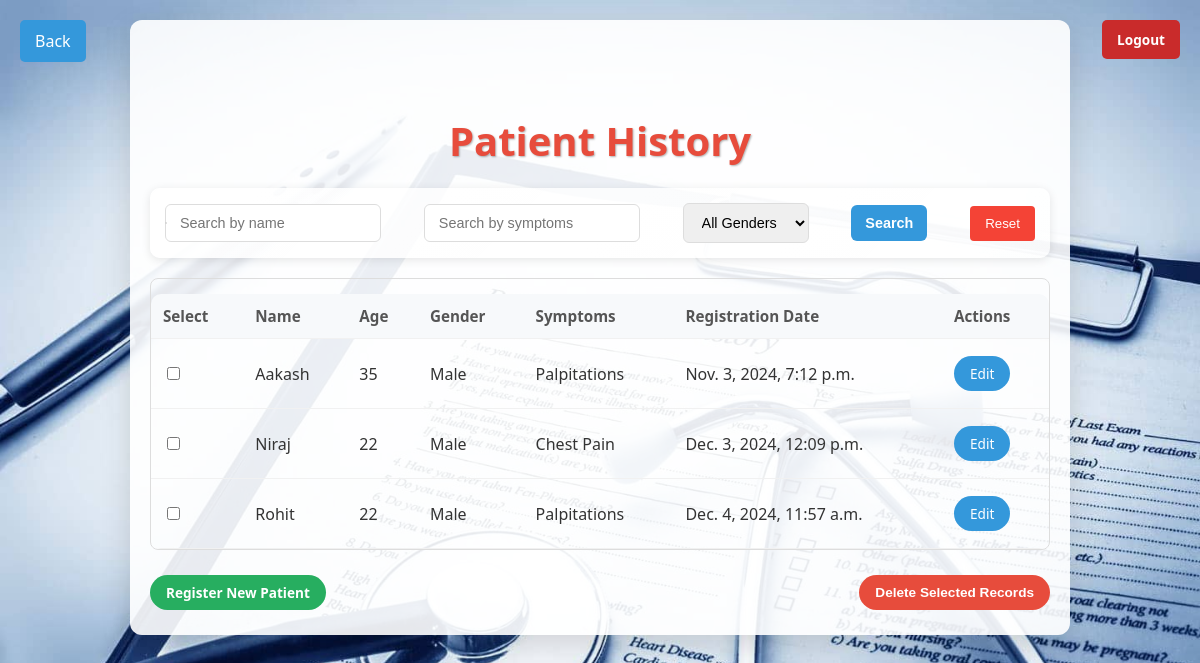
/users/history/ (signed in), run on the app's committed database.
### users/models.py (models this page shows, shortened)
class Patient(models.Model):
    name = models.CharField(max_length=100)
    age = models.IntegerField()
    gender = models.CharField(max_length=10)
    symptoms = models.TextField()
    registration_date = models.DateTimeField(auto_now_add=True)

### users/views.py (the view)
# urls.py: path('history/', views.history, name='history'),
@login_required
def history(request):
    search_query = request.GET.get('search', '')
    symptoms_query = request.GET.get('symptoms', '')
    gender_filter = request.GET.get('gender', '')
    patients = Patient.objects.all()
    if search_query:
        patients = patients.filter(name__icontains=search_query)
    if symptoms_query:
        patients = patients.filter(symptoms__icontains=symptoms_query)
    if gender_filter:
        patients = patients.filter(gender=gender_filter)
    context = {
        'patients': patients,
        'search_query': search_query,
        'symptoms_query': symptoms_query,
        'gender_filter': gender_filter,
    }
    return render(request, 'history.html', context)

### templates/users/history.html (shortened to what this page needs)
<!DOCTYPE html>
<html lang="en">
<head>
    {% load static %}
    <link rel="stylesheet" href="{% static 'css/patient_history.css' %}">
</head>
<body>
    <a href="{% url 'successfully_logged_in' %}" class="back-btn">Back</a>
    <a href="{% url 'logout' %}" class="logout-btn">Logout</a>
    <div class="container">
        <h2>Patient History</h2>
        <form id="searchForm" class="search-form" method="GET" action="{% url 'history' %}">
            <input type="text" id="search" name="search" placeholder="Search by name" value="{{ search_query }}" oninput="fetchSuggestions()">
            <input type="text" id="symptoms" name="symptoms" placeholder="Search by symptoms" value="{{ symptoms_query }}">
            <div id="suggestions" class="suggestions-box"></div>
            <select name="gender">
                <option value="">All Genders</option>
            </select>
            <button type="submit">Search</button>
            <input type="button" value="Reset" class="reset-button" id="resetButton">
        </form>
        <form method="POST" action="{% url 'delete_patients' %}">
            <div class="table-wrapper">
                <table>
                    <thead>
                        <tr>
                            <th>Select</th>
                            <th>Name</th>
                            <th>Age</th>
                            <th>Gender</th>
                            <th>Symptoms</th>
                            <th>Registration Date</th>
                            <th>Actions</th>
                        </tr>
                    </thead>
                    <tbody>
                        {% for patient in patients %}
                            <tr>
                                <td><input type="checkbox" name="patient_ids" value="{{ patient.id }}"></td>
                                <td>{{ patient.name }}</td>
                                <td>{{ patient.age }}</td>
                                <td>{{ patient.gender }}</td>
                                <td>{{ patient.symptoms }}</td>
                                <td>{{ patient.registration_date }}</td>
                                <td>
                                    <div class="table-actions">
                                        <a href="{% url 'edit_patient' patient.id %}">Edit</a>
                                    </div>
                                </td>
                            </tr>
                        {% empty %}
                            <tr>
                                <td colspan="7" style="text-align: center; color: #888;">No patients found.</td>
                            </tr>
                        {% endfor %}
                    </tbody>
                </table>
            </div>
            <div class="action-buttons">
                <a href="{% url 'patient_entry' %}">Register New Patient</a>
                <button type="submit" class="delete-button">Delete Selected Records</button>
            </div>
        </form>
    </div>
</body>
</html>

### static/css/patient_history.css (style rules this page uses)
body { font-family: 'Segoe UI', Tahoma, Geneva, Verdana, sans-serif; margin: 0; padding: 0; background-image: url('/static/images/medical_records.jpg'); background-size: cover; background-attachment: fixed; color: #444; }
.container { max-width: 900px; margin: 20px auto; padding: 20px; background: rgba(255, 255, 255, 0.9); border-radius: 12px; box-shadow: 0 10px 30px rgba(0, 0, 0, 0.15); position: relative; overflow: hidden; transition: transform 0.3s ease; }
h2 { text-align: center; color: #e74c3c; margin-bottom: 20px; font-size: 2.5rem; font-weight: bold; text-shadow: 1px 1px 2px rgba(0, 0, 0, 0.3); }
.logout-btn { position: absolute; top: 15px; right: 15px; padding: 8px 15px; background-color: #e74c3c; color: #fff; font-weight: bold; text-decoration: none; border-radius: 30px; transition: background-color 0.3s ease, transform 0.2s ease, box-shadow 0.3s ease; font-size: 0.85rem; }
.search-form { display: flex; justify-content: space-between; align-items: center; margin-bottom: 20px; gap: 10px; background: linear-gradient(135deg, rgba(255, 255, 255, 0.9), rgba(255, 255, 255, 0.7)); padding: 15px; border-radius: 10px; box-shadow: 0 2px 10px rgba(0, 0, 0, 0.1); transition: box-shadow 0.3s ease; }
.search-form input[type="text"], .search-form select, .search-form button { padding: 10px 14px; font-size: 0.9rem; border: 1px solid #ddd; border-radius: 6px; transition: border-color 0.2s ease, box-shadow 0.2s ease; outline: none; }
.search-form button { background-color: #3498db; color: #fff; font-weight: bold; border: none; cursor: pointer; transition: background-color 0.3s ease, transform 0.2s ease; }
table { width: 100%; border-collapse: collapse; margin-top: 15px; border-radius: 10px; overflow: hidden; }
th, td { padding: 12px; text-align: left; border-bottom: 1px solid #f1f1f1; color: #333; transition: background-color 0.3s ease; }
th { background-color: #f7f9fb; color: #555; font-weight: bold; font-size: 0.95rem; position: sticky; top: 0; }
.table-actions a, .action-buttons a, .delete-button { display: inline-block; padding: 8px 16px; color: #fff; text-decoration: none; border-radius: 30px; font-size: 0.85rem; margin: 5px 0; transition: background-color 0.3s ease, transform 0.2s ease; }
.table-actions a { background-color: #3498db; }
.action-buttons a { background-color: #27ae60; font-weight: bold; }
.delete-button { background-color: #e74c3c; border: none; cursor: pointer; font-weight: bold; }
.action-buttons { display: flex; justify-content: space-between; margin-top: 20px; gap: 10px; }
.table-wrapper { max-height: 300px; overflow-y: auto; border: 1px solid #ddd; border-radius: 8px; margin-top: 15px; }
thead th { position: sticky; top: 0; background-color: #f7f9fb; z-index: 1; }
.suggestions-box { position: absolute; background-color: white; border: 1px solid #ccc; border-radius: 5px; max-height: 200px; overflow-y: auto; z-index: 1000; }
.reset-button { background-color: #f44336; color: white; border: none; padding: 10px 15px; cursor: pointer; border-radius: 4px; }
.back-btn { position: fixed; top: 20px; left: 20px; padding: 10px 15px; background-color: #3498db; color: white; text-decoration: none; border-radius: 5px; transition: background-color 0.3s ease; z-index: 10; }
.logout-btn { position: fixed; top: 20px; right: 20px; padding: 10px 15px; background-color: #c92b2b; color: white; text-decoration: none; border-radius: 5px; transition: background-color 0.3s ease, transform 0.2s ease; }
.container { position: relative; padding-top: 60px; }

### data on the page
Patient: name "Aakash", age "35", gender "Male", symptoms "Palpitations", registration_date "Nov. 3, 2024, 7:12 p.m."
Patient: name "Niraj", age "22", gender "Male", symptoms "Chest Pain", registration_date "Dec. 3, 2024, 12:09 p.m."
Patient: name "Rohit", age "22", gender "Male", symptoms "Palpitations", registration_date "Dec. 4, 2024, 11:57 a.m."
